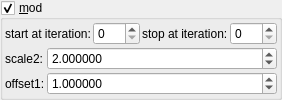
    <widget class="MyGroupBox" name="groupCheck_transf_function_enabledI_false">
     <property name="title">
      <string>&amp;mod</string>
     </property>
     <property name="checkable">
      <bool>true</bool>
     </property>
     <layout class="QVBoxLayout" name="verticalLayout_16" stretch="0,0">
      <property name="spacing">
       <number>2</number>
      </property>
      <property name="leftMargin">
       <number>2</number>
      </property>
      <property name="topMargin">
       <number>2</number>
      </property>
      <property name="rightMargin">
       <number>2</number>
      </property>
      <property name="bottomMargin">
       <number>2</number>
      </property>
      <item>
       <layout class="QHBoxLayout" name="horizontalLayout_21" stretch="0,1,0,1">
        <item>
         <widget class="QLabel" name="label_105">
          <property name="text">
           <string>start at iteration:</string>
          </property>
         </widget>
        </item>
        <item>
         <widget class="MySpinBox" name="spinboxInt_transf_start_iterations_I">
          <property name="sizePolicy">
           <sizepolicy hsizetype="Minimum" vsizetype="Maximum">
            <horstretch>0</horstretch>
            <verstretch>0</verstretch>
           </sizepolicy>
          </property>
          <property name="minimum">
           <number>0</number>
          </property>
          <property name="maximum">
           <number>999</number>
          </property>
          <property name="value">
           <number>0</number>
          </property>
         </widget>
        </item>
        <item>
         <widget class="QLabel" name="label_74">
          <property name="text">
           <string>stop at iteration:</string>
          </property>
         </widget>
        </item>
        <item>
         <widget class="MySpinBox" name="spinboxInt_transf_stop_iterations_I">
          <property name="sizePolicy">
           <sizepolicy hsizetype="Preferred" vsizetype="Maximum">
            <horstretch>0</horstretch>
            <verstretch>0</verstretch>
           </sizepolicy>
          </property>
          <property name="maximum">
           <number>999</number>
          </property>
         </widget>
        </item>
       </layout>
      </item>
      <item>
       <layout class="QGridLayout" name="gridLayout_29" columnstretch="0,0,1">
        <property name="spacing">
         <number>2</number>
        </property>
        <item row="0" column="1">
         <widget class="QLabel" name="label_181">
          <property name="text">
           <string>scale2:</string>
          </property>
         </widget>
        </item>
        <item row="1" column="1">
         <widget class="QLabel" name="label_182">
          <property name="text">
           <string>offset1:</string>
          </property>
         </widget>
        </item>
        <item row="0" column="2">
         <widget class="MyDoubleSpinBox" name="spinbox_transf_scale_2">
          <property name="sizePolicy">
           <sizepolicy hsizetype="Minimum" vsizetype="Maximum">
            <horstretch>0</horstretch>
            <verstretch>0</verstretch>
           </sizepolicy>
          </property>
          <property name="prefix">
           <string/>
          </property>
          <property name="suffix">
           <string/>
          </property>
          <property name="decimals">
           <number>6</number>
          </property>
          <property name="minimum">
           <double>-99.989999999999995</double>
          </property>
          <property name="maximum">
           <double>99.989999999999995</double>
          </property>
          <property name="singleStep">
           <double>0.100000000000000</double>
          </property>
          <property name="value">
           <double>2.000000000000000</double>
          </property>
         </widget>
        </item>
        <item row="1" column="2">
         <widget class="MyDoubleSpinBox" name="spinbox_transf_offset_1">
          <property name="sizePolicy">
           <sizepolicy hsizetype="Minimum" vsizetype="Maximum">
            <horstretch>0</horstretch>
            <verstretch>0</verstretch>
           </sizepolicy>
          </property>
          <property name="prefix">
           <string/>
          </property>
          <property name="suffix">
           <string/>
          </property>
          <property name="decimals">
           <number>6</number>
          </property>
          <property name="minimum">
           <double>-99.989999999999995</double>
          </property>
          <property name="maximum">
           <double>99.989999999999995</double>
          </property>
          <property name="singleStep">
           <double>0.100000000000000</double>
          </property>
          <property name="value">
           <double>1.000000000000000</double>
          </property>
         </widget>
        </item>
       </layout>
      </item>
     </layout>
    </widget>
